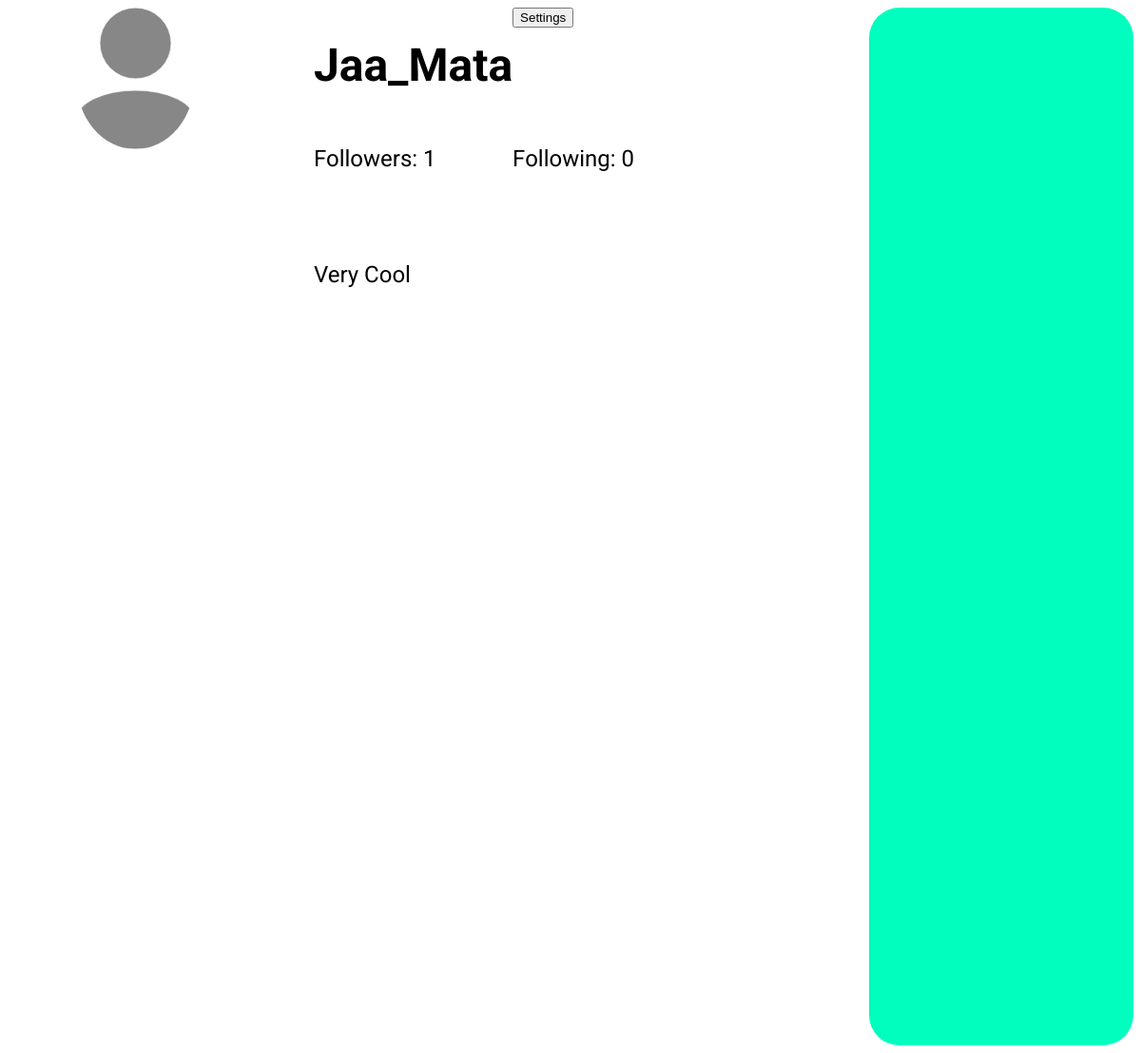
/profile/ (signed in), run on an earlier commit of the app's database.
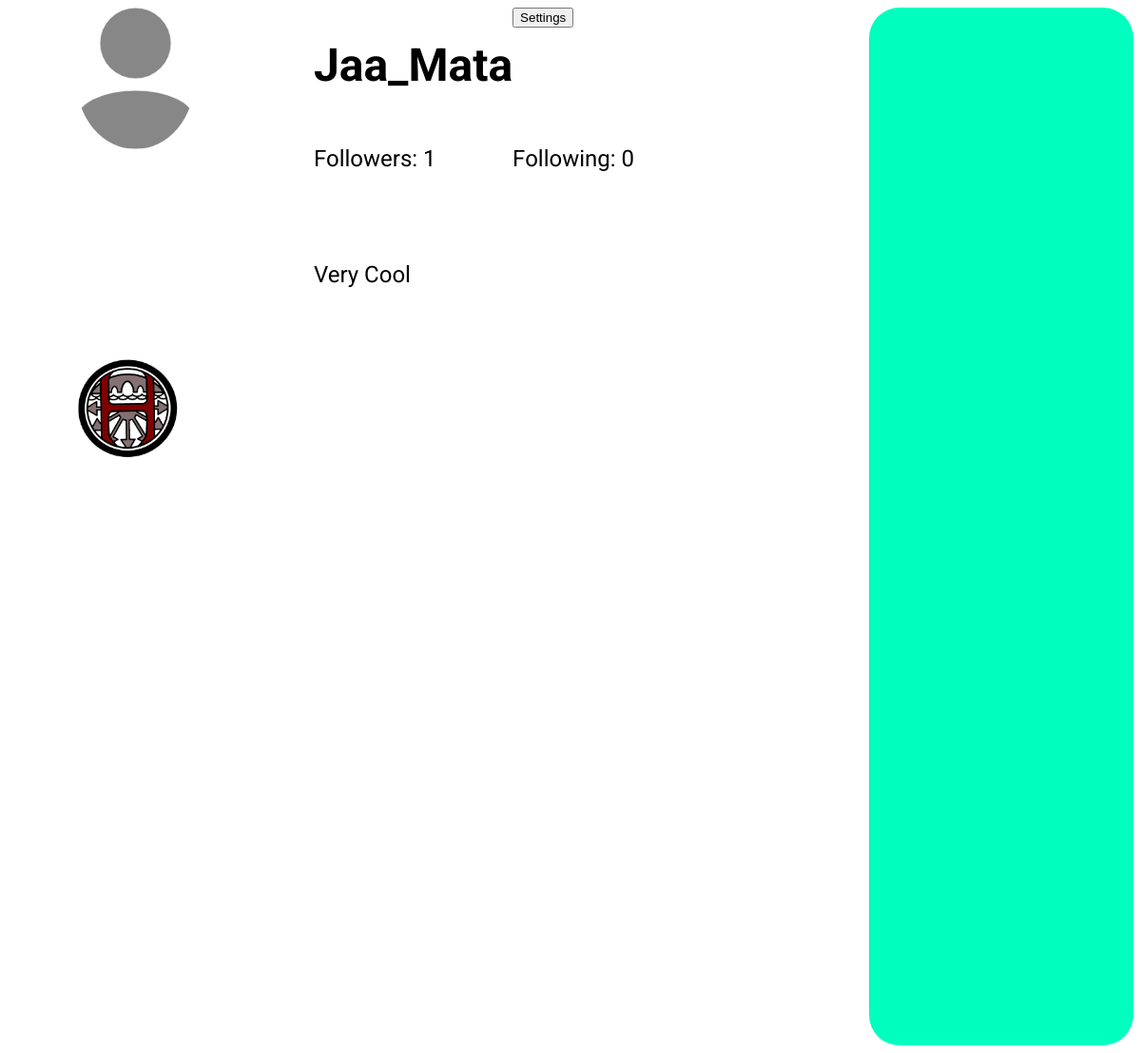
And on a later commit of the database.
### posts/models.py (models this page shows, shortened)
class ImagePost(models.Model):
    image = models.ImageField(upload_to='post_image')
    description = models.CharField(max_length=200)
    date_published = models.DateTimeField(auto_now=True)
    user = models.ForeignKey(Profile, on_delete=CASCADE, null=True)
    likes = models.ManyToManyField(LikeModel, blank=True)

### user_profile/views.py (the view)
# urls.py: path('', Home.as_view(), name='chat-home'),
class Home(View):
    template_name = 'profile/profile.html'
    def get(self, request, *args, **kwargs):
        context = {}
        try:
            profile_id = Profile.objects.get(user=request.user).id
        except TypeError:
            return redirect('login')
        if not kwargs.get('profile_id'):
            profile_id = Profile.objects.get(user=request.user).id
        else:
            profile_id = kwargs.get('profile_id')
        context['profile_id'] = profile_id
        current_profile = Profile.objects.get(id=profile_id)
        context['profile'] = current_profile
        request_user = Profile.objects.get(user=request.user)
        context['request_user'] = request_user
        image_posts = ImagePost.objects.all().filter(user=current_profile)
        context['image_posts'] = image_posts
        text_posts = TextPost.objects.annotate(total_likes=Count('likes')).filter(user=current_profile)
        context['text_posts'] = text_posts
        following_obj = Follower.objects.all()
        request_user_following = following_obj.filter(follower_user_id=request_user, following_user_id=current_profile)
        context['is_following'] = request_user_following
        followers = following_obj.filter(following_user_id=current_profile).count()
        context['followers'] = followers
        following = following_obj.filter(follower_user_id=current_profile).count()
        context['following'] = following
        return render(request, self.template_name, context)

### user_profile/templates/profile/profile.html (shortened to what this page needs)
{% extends "base.html" %}
{% load static %}
{% block head %}
<link rel="stylesheet" href="{% static 'css/profile/profile.css' %}">
{% endblock head %}
{% block body %}
<div class="main">
  <img class="user-profile-img" src="{{profile.profile_image.url}}" alt="">
  <h1 class="username">{{profile.user.username}}</h1>
  <p class="followers">Followers: {{followers}} </p>
  <p class="following">Following: {{following}}</p>
  {% if profile == request_user %}
  <a href="">
    <button class="settings-btn">Settings</button>
  </a>
  {% endif %}
  <p class="bio">{{profile.bio}}</p>
</div>
<div class="image-posts">
  {% for i in image_posts %}
  <div class="image-post">
    <a class="post-link" href=""><img class="preview-post-img" src="{{i.image.url}}" alt=""></a>
  </div>
  {% endfor %}
</div>
<div class="text-posts">
</div>
{% endblock body %}

What changed in the data, as far as the page shows it:
added ImagePost: image (picture)
